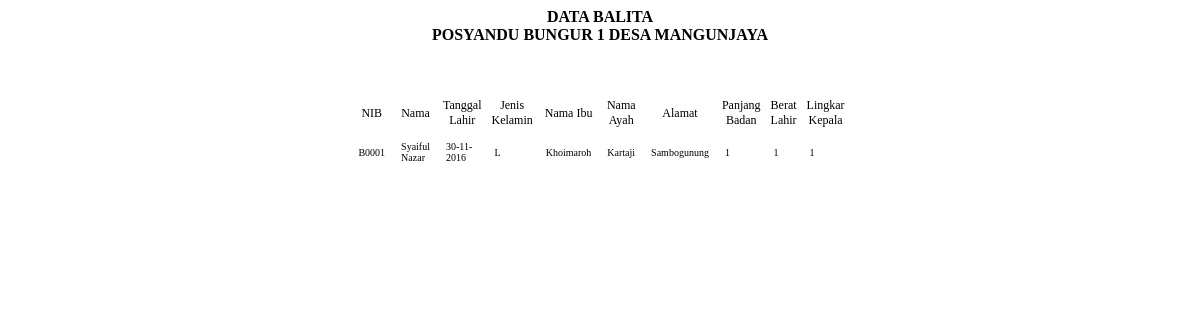
The page /laporan/lapbalita.php on the database as committed earlier.
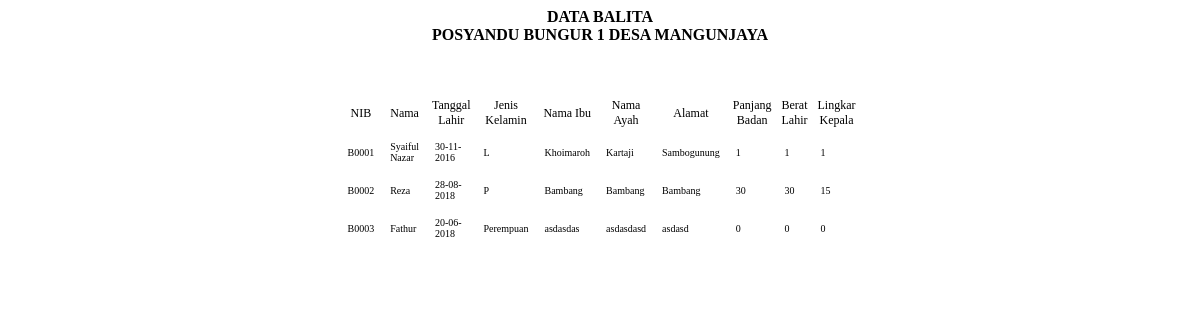
The same page on the database as committed later.
### tables this page shows
CREATE TABLE `anak` (
  `id_anak` varchar(20) NOT NULL,
  `nama_anak` varchar(100) NOT NULL,
  `tanggal_lahir` date NOT NULL,
  `jenis_kelamin` varchar(15) NOT NULL,
  `nama_ibu` varchar(50) NOT NULL,
  `nama_ayah` varchar(50) NOT NULL,
  `alamat` varchar(255) NOT NULL,
  `panjang_badan` int(11) NOT NULL,
  `berat_lahir` int(11) NOT NULL,
  `lingkar_kepala` int(11) NOT NULL
);

### laporan/lapbalita.php (the view, shortened to what this page needs)
<h4>DATA BALITA<br> POSYANDU BUNGUR 1 DESA MANGUNJAYA</h4><br>
<table id="table-a" style="">
    <thead>
        <tr>
            <th width="20">NIB</th>
            <th width="170" >Nama</th>
            <th width="35">Tanggal Lahir</th>
            <th width="40">Jenis Kelamin</th>
            <th width="100">Nama Ibu</th>
            <th width="100">Nama Ayah</th>
            <th width="160">Alamat</th>
            <th width="40" >Panjang Badan</th>
            <th width="40" >Berat Lahir</th>
            <th width="40" >Lingkar Kepala</th>
        </tr>
    </thead>
    <tbody>
        <?php
        $sql = mysqli_query($db, "SELECT id_anak, nama_anak, DATE_FORMAT(tanggal_lahir, '%d-%m-%Y') as tanggal, jenis_kelamin, nama_ibu, nama_ayah, alamat, panjang_badan, berat_lahir, lingkar_kepala FROM anak") or die (mysql_error());
        while($datapost=mysqli_fetch_array($sql)){
            $idcek = strip_tags($datapost['id_anak']);
            $tanggal= strip_tags($datapost['nama_anak']);
            $kategori = strip_tags($datapost['tanggal']);
            $nama = strip_tags($datapost['jenis_kelamin']);
            $alamat = strip_tags($datapost['nama_ibu']);
            $reg= strip_tags($datapost['nama_ayah']);
            $umur = strip_tags($datapost['alamat']);
            $panjang = strip_tags($datapost['panjang_badan']);
            $berat = strip_tags($datapost['berat_lahir']);
            $lingkar = strip_tags($datapost['lingkar_kepala']);
        ?>
        <tr>
            <td><?PHP echo $idcek;?></td>
            <td><?PHP echo $tanggal;?></td>
            <td><?PHP echo $kategori;?></td>
            <td><?PHP echo $nama;?></td>
            <td><?PHP echo $alamat;?></td>
            <td><?PHP echo $reg;?></td>
            <td><?PHP echo $umur;?></td>
            <td><?PHP echo $panjang;?></td>
            <td><?PHP echo $berat;?></td>
            <td><?PHP echo $lingkar;?></td>
        </tr>
        <?PHP }?>
    </tbody>
</table>

Rows that differ between the two databases and show on the page:
added anak: id_anak "B0002", nama_anak "Reza", kategori "28-08-2018", jenis_kelamin "P", nama_ibu "Bambang", nama_ayah "Bambang", alamat "Bambang", panjang_badan "30", berat_lahir "30", lingkar_kepala "15"
added anak: id_anak "B0003", nama_anak "Fathur", kategori "20-06-2018", jenis_kelamin "Perempuan", nama_ibu "asdasdas", nama_ayah "asdasdasd", alamat "asdasd", panjang_badan "0", berat_lahir "0", lingkar_kepala "0"
